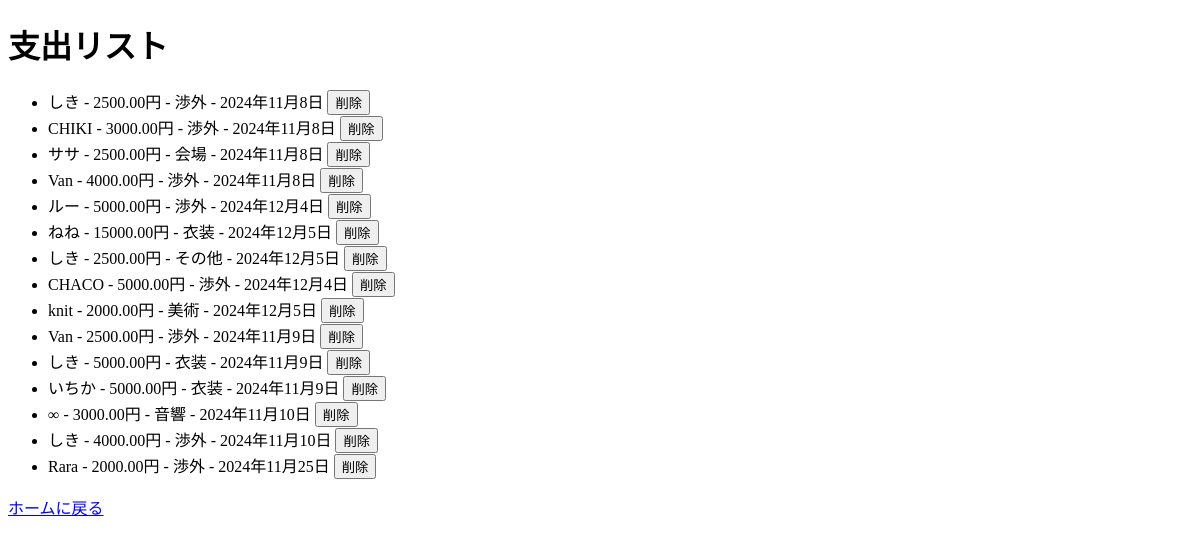
Before: /accounting/expense-list/ with the older database file.
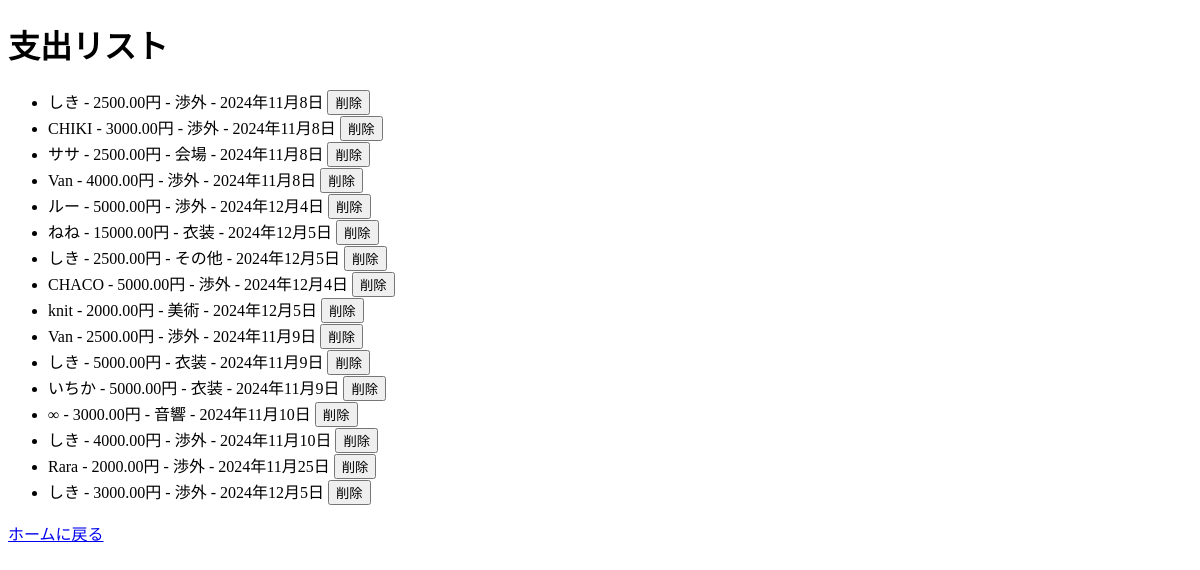
After: the same page with the newer database file.
### accounting/models.py (models this page shows, shortened)
class Expense(models.Model):#すべてのもとになるclass
    DEPARTMENTS = [   #　係りをまとめたもの
        ('渉外', '渉外'),
        ('音響', '音響'),
        ('医務', '医務'),
        ('広報', '広報'),
        ('衣装', '衣装'),
        ('会場', '会場'),
        ('対外交渉', '対外交渉'),
        ('映像', '映像'),
        ('美術', '美術'),
        ('その他', 'その他')
    ]
    age = models.IntegerField()
    name = models.CharField(max_length=100)
    amount = models.DecimalField(max_digits=10, decimal_places=2)
    department = models.CharField(max_length=10, choices=DEPARTMENTS)
    institution = models.CharField(max_length=100, blank=True, null=True)
    content = models.TextField(blank=True, null=True)
    date = models.DateField()

### accounting/views.py (the view)
# urls.py: path('expense-list/', views.expense_list, name='expense_list'),  # expense_listのURLパターン
def expense_list(request):
    expenses = Expense.objects.all()
    return render(request, 'accounting/expense_list.html', {'expenses': expenses})

### accounting/templates/accounting/expense_list.html (shortened to what this page needs)
<!DOCTYPE html>
<html lang="ja">
<head>
</head>
<body>
    <h1>支出リスト</h1>
    <ul>
        {% for expense in expenses %}
            <li>
                {{ expense.name }} - {{ expense.amount }}円 - {{ expense.department }} - {{ expense.date }}
                <form action="{% url 'delete_expense' expense.id %}" method="post" style="display:inline;">
                    <button type="submit" onclick="return confirm('本当に削除しますか？')">削除</button>
                </form>
            </li>
        {% endfor %}
    </ul>
    <a href="{% url 'index' %}">ホームに戻る</a>
</body>
</html>

Changed rows visible on the page:
added Expense: name "しき", amount "3000.00", department "渉外", date "2024年12月5日"
